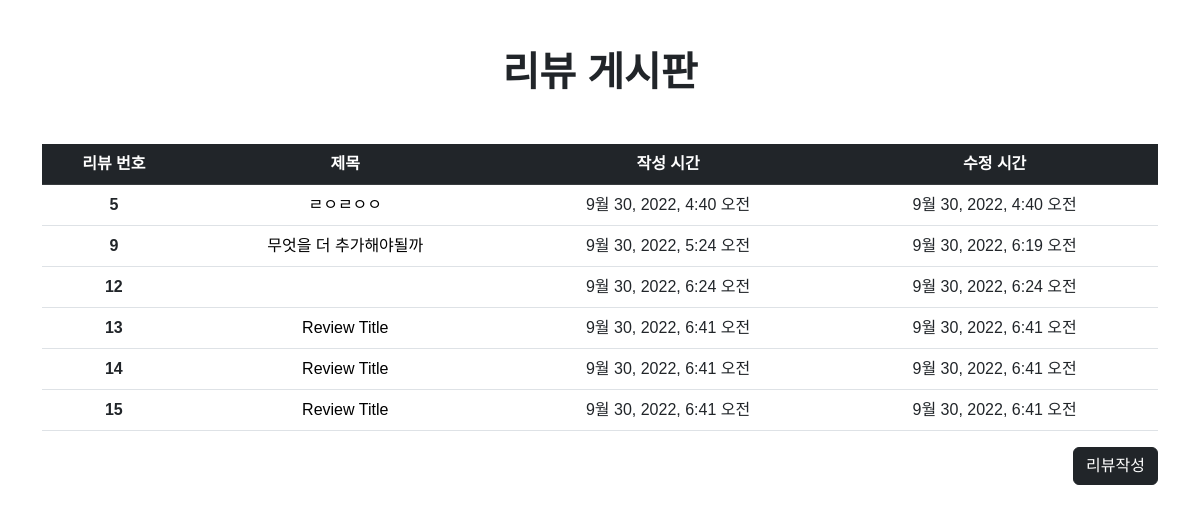
The page /articles/ on the database as committed earlier.
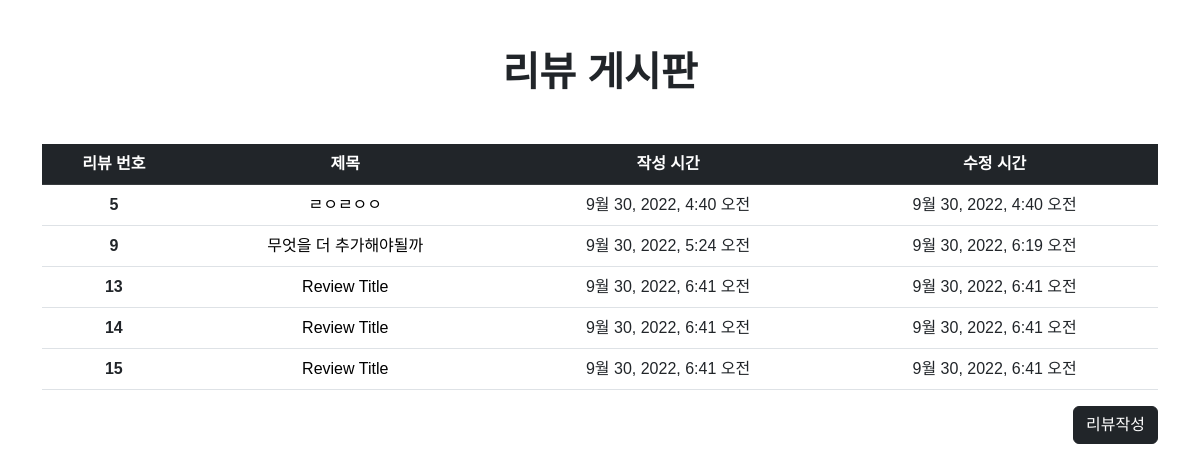
The same page on the database as committed later.
### articles/models.py (models this page shows)
class Review(models.Model):
    title = models.CharField(max_length=80, default="Review")
    content = models.TextField()
    created_at = models.DateTimeField(auto_now_add=True)
    updated_at = models.DateTimeField(auto_now=True)

### articles/views.py (the view)
# urls.py: path("", views.index, name="index"),
def index(request):
    review = Review.objects.all()
    context = {
        "reviews": review,
    }
    return render(request, "articles/index.html", context)

### articles/templates/articles/index.html
{% extends 'base.html' %}
{% block content %}
<div class="container">
  <div class="d-flex justify-content-center">
    <h1 class="fw-bold my-5">리뷰 게시판</h1>
  </div>
  <div class="d-flex justify-content-center">
    <table class="table table-hover">
      <thead>
        <tr class="table-dark text-center">
          <th scope="col">리뷰 번호</th>
          <th scope="col">제목</th>
          <th scope="col">작성 시간</th>
          <th scope="col">수정 시간</th>
        </tr>
      </thead>
      <tbody>
        {% for review in reviews %}
        <tr class="text-center">
          <th scope="row">{{review.id}}</th>
          <td>
            <a class="title_link" href="{% url 'articles:detail' review.id %}">{{review.title}}</a>
          </td>
          <td>{{review.created_at}}</td>
          <td>{{review.updated_at}}</td>
        </tr>
        {% endfor %}
      </tbody>
    </table>
  </div>
  <a class="float-end btn btn-dark" href="{% url 'articles:create' %}">리뷰작성</a>
</div>
{% endblock content %}

Rows that differ between the two databases and show on the page:
removed Review: id "12", created_at "9월 30, 2022, 6:24 오전", updated_at "9월 30, 2022, 6:24 오전"
